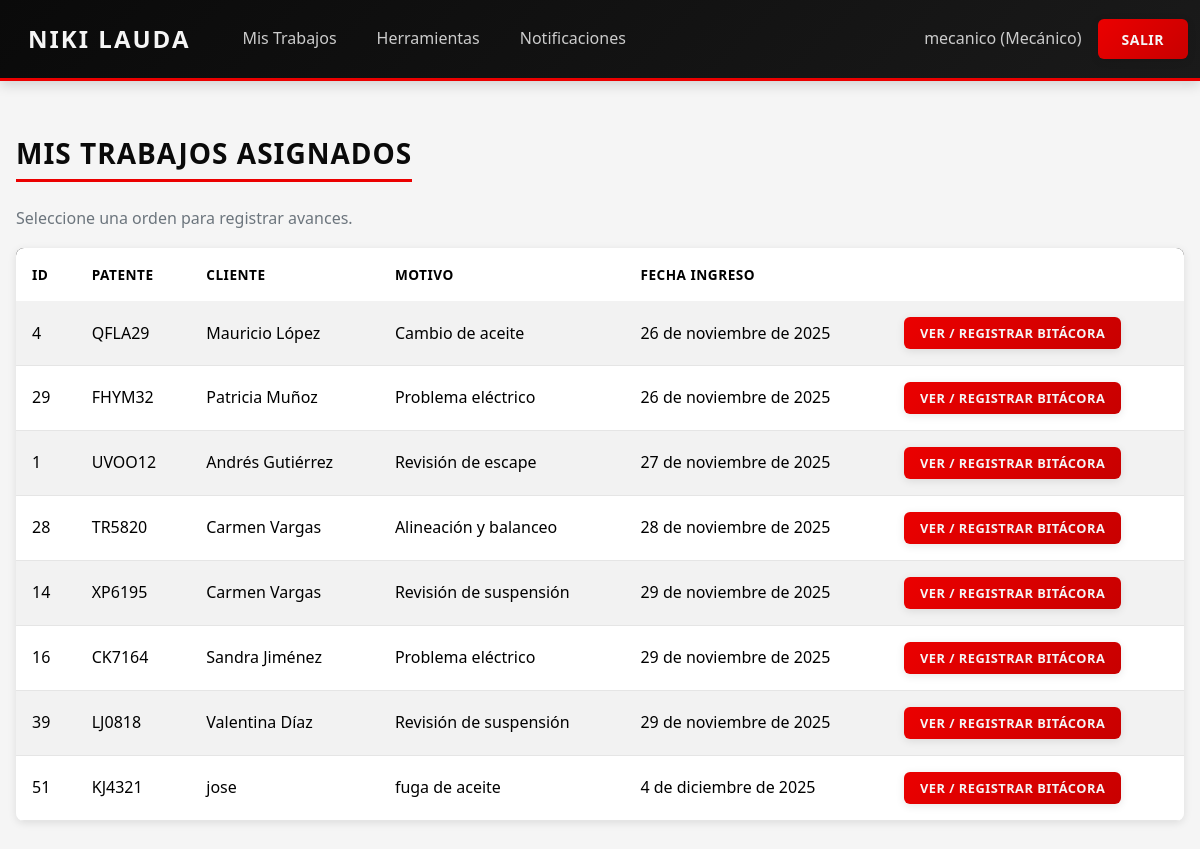
Screenshot of /mecanico/mis-trabajos/ (signed in) with the database file from the repository.
### core/models.py (models this page shows, shortened)
class PerfilUsuario(models.Model):
    usuario = models.OneToOneField(settings.AUTH_USER_MODEL, on_delete=models.CASCADE)
    rol = models.CharField(max_length=30, choices=RolUsuario.choices)

class OrdenTrabajo(models.Model):
    PRIORIDAD_CHOICES = [
        ("BAJA", "Baja"),
        ("MEDIA", "Media"),
        ("ALTA", "Alta"),
    ]
    cliente = models.ForeignKey(Cliente, on_delete=models.PROTECT)
    vehiculo = models.ForeignKey(Vehiculo, on_delete=models.PROTECT)
    mecanico = models.ForeignKey(Mecanico, on_delete=models.SET_NULL, null=True, blank=True)
    zona_trabajo = models.ForeignKey(ZonaTrabajo, on_delete=models.SET_NULL, null=True, blank=True)
    fecha_ingreso = models.DateField()
    fecha_estimada_entrega = models.DateField(blank=True, null=True)
    fecha_entrega_real = models.DateField(blank=True, null=True)
    motivo_ingreso = models.CharField(max_length=200)
    descripcion_problema = models.TextField()
    observaciones_iniciales = models.TextField(blank=True, null=True)
    estado = models.ForeignKey(EstadoOT, on_delete=models.PROTECT)
    prioridad = models.CharField(max_length=10, choices=PRIORIDAD_CHOICES, default="MEDIA")
    en_lista_espera = models.BooleanField(
        default=False,
        help_text="True si la OT está en lista de espera (RF11)."
    )
    creado_en = models.DateTimeField(auto_now_add=True)
    actualizado_en = models.DateTimeField(auto_now=True)

class Vehiculo(models.Model):
    cliente = models.ForeignKey(Cliente, on_delete=models.CASCADE, related_name="vehiculos")
    patente = models.CharField(max_length=10, unique=True)
    marca = models.ForeignKey(MarcaVehiculo, on_delete=models.PROTECT)
    modelo = models.ForeignKey(ModeloVehiculo, on_delete=models.PROTECT)
    anio = models.PositiveIntegerField()
    kilometraje = models.PositiveIntegerField()
    fecha_ultimo_servicio = models.DateField(blank=True, null=True)
    golpes_observados = models.TextField(blank=True, null=True)

class Cliente(models.Model):
    rut = models.CharField(max_length=12, unique=True)
    nombre = models.CharField(max_length=150)
    telefono = models.CharField(max_length=20)
    email = models.EmailField(blank=True, null=True)
    direccion = models.CharField(max_length=200, blank=True, null=True)

### core/views.py (the view)
# urls.py: path("mecanico/mis-trabajos/", views.mis_trabajos, name="mis_trabajos"),
@login_required
@requiere_rol("MECANICO")
def mis_trabajos(request):
    mecanico_obj = obtener_mecanico_desde_usuario(request.user)
    if not mecanico_obj:
        messages.warning(request, "Tu perfil de mecánico no está completamente configurado. Contacta al administrador.")
        trabajos = []
    else:
        trabajos = OrdenTrabajo.objects.filter(
            mecanico=mecanico_obj,
            estado__nombre__in=["EN_PROGRESO", "PENDIENTE"]
        ).order_by("fecha_ingreso")
        notification_service = NotificationService()
        for ot in trabajos:
            if ot.fecha_estimada_entrega and ot.estado.nombre != "FINALIZADO":
                if date.today() > ot.fecha_estimada_entrega:
                    notification_service.notificar_atraso(
                        orden=ot,
                        emisor=request.user.perfilusuario
                    )
    return render(request, "core/mecanico/mis_trabajos.html", {"trabajos": trabajos})

### core/context_processors.py (called while the page is built)
def notificaciones(request):
    context = {
        'notif_no_leidas': 0,
    }
    if request.user.is_authenticated:
        try:
            perfil = request.user.perfilusuario
            context['notif_no_leidas'] = perfil.notificaciones_recibidas.filter(leida=False).count()
        except (PerfilUsuario.DoesNotExist, AttributeError):
            pass
    return context

### core/helpers.py (called while the page is built, shortened)
def obtener_mecanico_desde_usuario(user):
    if not user or not user.is_authenticated:
        return None
    try:
        perfil = user.perfilusuario
        if perfil.rol != "MECANICO":
            return None
    except PerfilUsuario.DoesNotExist:
        return None
    nombre_completo = f"{user.first_name} {user.last_name}".strip()
    if not nombre_completo or nombre_completo == "":
        nombre_completo = user.username
    mecanico = Mecanico.objects.filter(nombre=nombre_completo).first()
    return mecanico

### core/patterns/observer.py (called while the page is built)
def get_orden_trabajo_subject() -> OrdenTrabajoSubject:
    global _orden_trabajo_subject
    if _orden_trabajo_subject is None:
        _orden_trabajo_subject = OrdenTrabajoSubject()
        _orden_trabajo_subject.attach(MecanicoObserver())
        _orden_trabajo_subject.attach(EncargadoObserver())
        _orden_trabajo_subject.attach(RecepcionistaObserver())
    return _orden_trabajo_subject

    def attach(self, observer: Observer) -> None:
        if observer not in self._observers:
            self._observers.append(observer)

### core/services/notification_service.py (called while the page is built, shortened)
    def notificar_atraso(
        self,
        orden: OrdenTrabajo,
        emisor: PerfilUsuario
    ) -> None:
        if Notificacion.objects.filter(
            tipo=TipoNotificacion.ATRASO_TRABAJO,
            orden=orden
        ).exists():
            return

### core/templates/core/mecanico/mis_trabajos.html
{% extends "core/base.html" %}
{% block content %}
<h3>Mis Trabajos Asignados</h3>
<p class="text-muted">Seleccione una orden para registrar avances.</p>
<table class="table table-striped">
    <thead>
        <tr>
            <th>ID</th>
            <th>Patente</th>
            <th>Cliente</th>
            <th>Motivo</th>
            <th>Fecha Ingreso</th>
            <th></th>
        </tr>
    </thead>
    <tbody>
        {% for ot in trabajos %}
        <tr>
            <td>{{ ot.id }}</td>
            <td>{{ ot.vehiculo.patente }}</td>
            <td>{{ ot.cliente.nombre }}</td>
            <td>{{ ot.motivo_ingreso }}</td>
            <td>{{ ot.fecha_ingreso }}</td>
            <td>
                <a href="{% url 'registrar_bitacora' ot.id %}" class="btn btn-primary btn-sm">
                    Ver / Registrar Bitácora
                </a>
            </td>
        </tr>
        {% empty %}
        <tr><td colspan="6">No tienes trabajos asignados.</td></tr>
        {% endfor %}
    </tbody>
</table>
{% endblock %}

### core/templates/core/navbar.html (shortened to what this page needs)
<nav class="navbar navbar-expand-lg navbar-dark bg-dark">
    <div class="container-fluid">
        <a class="navbar-brand" href="{% url 'dashboard' %}">Niki Lauda</a>
        <ul class="navbar-nav me-auto">
            {% if user.is_authenticated and user.perfilusuario %}
                {% if user.perfilusuario.rol == "MECANICO" %}
                    <li class="nav-item">
                        <a class="nav-link" href="{% url 'mis_trabajos' %}">Mis Trabajos</a>
                    </li>
                    <li class="nav-item">
                        <a class="nav-link" href="{% url 'herramientas' %}">Herramientas</a>
                    </li>
                {% endif %}
                <li class="nav-item">
                    <a class="nav-link" href="{% url 'notificaciones' %}">
                        Notificaciones
                    </a>
                </li>
            {% endif %}
        </ul>
        {% if user.is_authenticated %}
            <span class="navbar-text text-white me-3">
                {{ user.username }}{% if user.perfilusuario %} ({{ user.perfilusuario.get_rol_display }}){% endif %}
            </span>
            <a class="btn btn-danger" href="{% url 'logout' %}">Salir</a>
        {% else %}
            <a class="btn btn-primary" href="{% url 'login' %}">Iniciar Sesión</a>
            <a class="btn btn-outline-light ms-2" href="{% url 'registro' %}">Registrarse</a>
        {% endif %}
    </div>
</nav>

### core/static/core/style.css (style rules this page uses)
:root { --color-negro: #0A0A0A; --color-rojo: #EB0000; --color-blanco: #F5F5F5; --color-gris: #CCCCCC; --color-gris-oscuro: #333333; --color-gris-claro: #E5E5E5; --sombra-suave: 0 2px 8px rgba(0, 0, 0, 0.1); --sombra-media: 0 4px 12px rgba(0, 0, 0, 0.15); --sombra-fuerte: 0 6px 20px rgba(235, 0, 0, 0.2); --transicion: none; }
* { margin: 0; padding: 0; box-sizing: border-box; }
body { font-family: 'Segoe UI', Tahoma, Geneva, Verdana, sans-serif; background-color: var(--color-blanco); color: var(--color-negro); line-height: 1.6; min-height: 100vh; }
.navbar { background: linear-gradient(135deg, var(--color-negro) 0%, #1a1a1a 100%) !important; border-bottom: 3px solid var(--color-rojo); box-shadow: var(--sombra-media); padding: 0.75rem 0; }
.navbar-brand { font-weight: 700; font-size: 1.5rem; color: var(--color-blanco) !important; text-transform: uppercase; letter-spacing: 2px; padding: 0.5rem 1rem; }
.nav-link { color: var(--color-gris) !important; font-weight: 500; padding: 0.5rem 1rem !important; border-radius: 4px; margin: 0 0.25rem; }
.navbar-text { color: var(--color-gris) !important; font-weight: 500; }
.btn { border-radius: 6px; font-weight: 600; padding: 0.6rem 1.5rem; border: none; text-transform: uppercase; letter-spacing: 0.5px; font-size: 0.875rem; }
.btn-primary { background: linear-gradient(135deg, var(--color-rojo) 0%, #c80000 100%); color: var(--color-blanco); box-shadow: var(--sombra-suave); }
.btn-danger { background: linear-gradient(135deg, var(--color-rojo) 0%, #c80000 100%); color: var(--color-blanco); box-shadow: var(--sombra-suave); }
.btn-sm { padding: 0.4rem 1rem; font-size: 0.8rem; }
.table { background: var(--color-blanco); border-radius: 8px; overflow: hidden; box-shadow: var(--sombra-suave); }
.table thead { background: linear-gradient(135deg, var(--color-negro) 0%, #1a1a1a 100%); color: var(--color-blanco); }
.table thead th { border: none; padding: 1rem; font-weight: 600; text-transform: uppercase; letter-spacing: 0.5px; font-size: 0.85rem; }
.table tbody tr { border-bottom: 1px solid var(--color-gris-claro); }
.table tbody td { padding: 1rem; vertical-align: middle; }
h3 { color: var(--color-negro); font-weight: 700; margin-bottom: 1.5rem; text-transform: uppercase; letter-spacing: 1px; border-bottom: 3px solid var(--color-rojo); padding-bottom: 0.5rem; display: inline-block; }
.text-muted { color: #6c757d !important; }
.me-3 { margin-right: 1rem !important; }
a { color: var(--color-rojo); text-decoration: none; }

### rows the page displays
OrdenTrabajo: id "4", vehiculo.patente "QFLA29", cliente.nombre "Mauricio López", motivo_ingreso "Cambio de aceite", fecha_ingreso "26 de noviembre de 2025"
OrdenTrabajo: id "29", vehiculo.patente "FHYM32", cliente.nombre "Patricia Muñoz", motivo_ingreso "Problema eléctrico", fecha_ingreso "26 de noviembre de 2025"
OrdenTrabajo: id "1", vehiculo.patente "UVOO12", cliente.nombre "Andrés Gutiérrez", motivo_ingreso "Revisión de escape", fecha_ingreso "27 de noviembre de 2025"
OrdenTrabajo: id "28", vehiculo.patente "TR5820", cliente.nombre "Carmen Vargas", motivo_ingreso "Alineación y balanceo", fecha_ingreso "28 de noviembre de 2025"
OrdenTrabajo: id "14", vehiculo.patente "XP6195", cliente.nombre "Carmen Vargas", motivo_ingreso "Revisión de suspensión", fecha_ingreso "29 de noviembre de 2025"
OrdenTrabajo: id "16", vehiculo.patente "CK7164", cliente.nombre "Sandra Jiménez", motivo_ingreso "Problema eléctrico", fecha_ingreso "29 de noviembre de 2025"
OrdenTrabajo: id "39", vehiculo.patente "LJ0818", cliente.nombre "Valentina Díaz", motivo_ingreso "Revisión de suspensión", fecha_ingreso "29 de noviembre de 2025"
OrdenTrabajo: id "51", vehiculo.patente "KJ4321", cliente.nombre "jose", motivo_ingreso "fuga de aceite", fecha_ingreso "4 de diciembre de 2025"

### other values shown
{{ user.username }} "mecanico"
{{ user.perfilusuario.get_rol_display }} "Mecánico"
